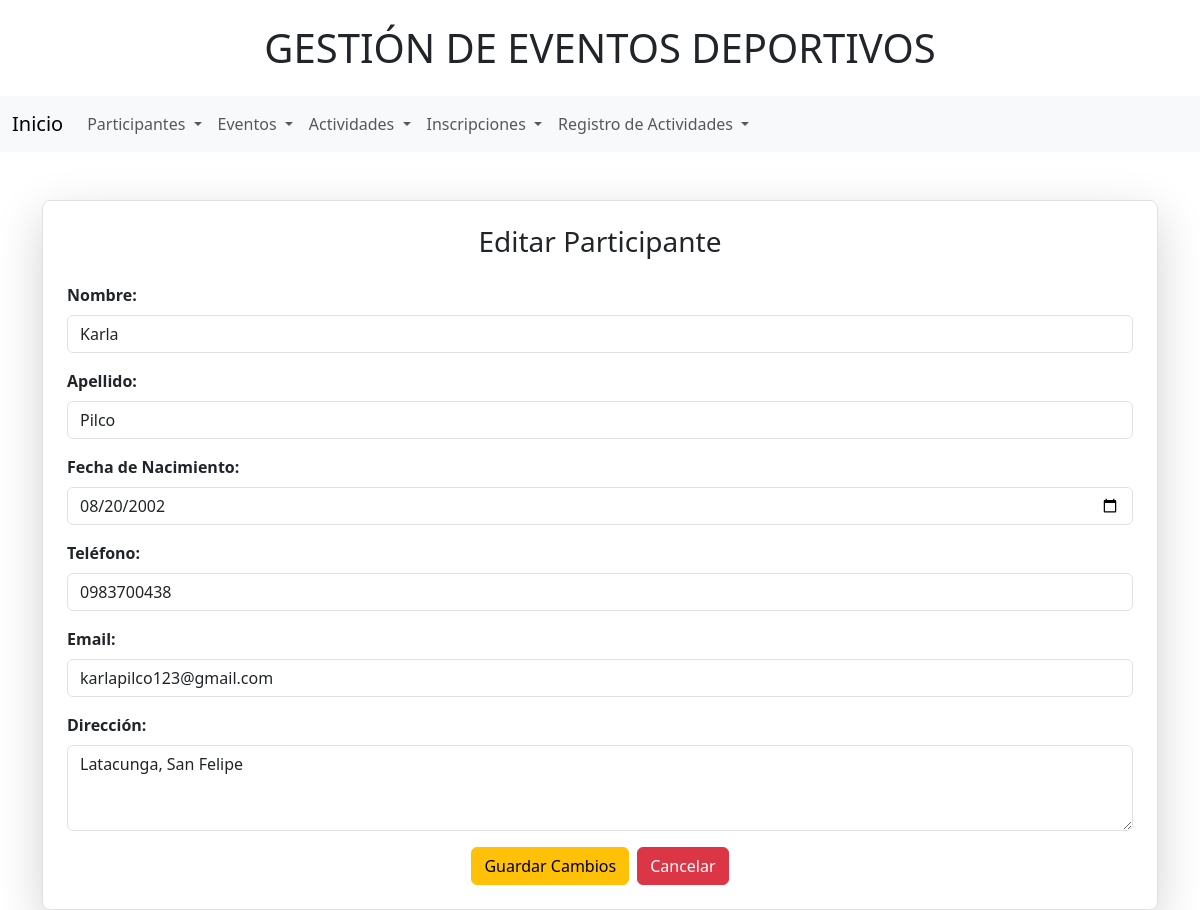
The page /editarParticipante/1 on the database its author committed.
### Aplicaciones/Gestiones/models.py (models this page shows, shortened)
class Participante(models.Model):
    id = models.AutoField(primary_key=True)
    nombre = models.CharField(max_length=100)
    apellido = models.CharField(max_length=100)
    email = models.EmailField(unique=True)
    telefono = models.CharField(max_length=15, blank=True, null=True)
    fecha_nacimiento = models.DateField(blank=True, null=True)
    direccion = models.TextField(blank=True, null=True)

### Aplicaciones/Gestiones/views.py (the view)
# urls.py: path('editarParticipante/<int:participante_id>', views.editarParticipante),  # Editar participante
def editarParticipante(request, participante_id):
    participante = get_object_or_404(Participante, id=participante_id)
    return render(request, 'editarParticipantes.html', {'participante': participante})

### Aplicaciones/Gestiones/templates/editarParticipantes.html (shortened to what this page needs)
{% extends "./plantilla.html" %}
{% block contenido %}
<div class="container mt-5">
    <div class="border p-4 rounded-3 shadow-lg">
        <h3 class="mb-4 text-center">Editar Participante</h3>
        <form action="/procesarEdicionParticipantes/" id="frm_editar_participante" method="post">
            <div class="mb-3">
                <label for="txt_nombre" class="form-label"><b>Nombre:</b></label>
                <input type="text" name="txt_nombre" id="txt_nombre" class="form-control" value="{{ participante.nombre }}" required>
            </div>
            <div class="mb-3">
                <label for="txt_apellido" class="form-label"><b>Apellido:</b></label>
                <input type="text" name="txt_apellido" id="txt_apellido" class="form-control" value="{{ participante.apellido }}" required>
            </div>
            <div class="mb-3">
                <label for="txt_fecha_nacimiento" class="form-label"><b>Fecha de Nacimiento:</b></label>
                <input type="date" name="txt_fecha_nacimiento" id="txt_fecha_nacimiento" class="form-control" value="{{ participante.fecha_nacimiento | date:'Y-m-d' }}">
            </div>
            <div class="mb-3">
                <label for="txt_telefono" class="form-label"><b>Teléfono:</b></label>
                <input type="text" name="txt_telefono" id="txt_telefono" class="form-control" value="{{ participante.telefono }}">
            </div>
            <div class="mb-3">
                <label for="txt_email" class="form-label"><b>Email:</b></label>
                <input type="email" name="txt_email" id="txt_email" class="form-control" value="{{ participante.email }}" required>
            </div>
            <div class="mb-3">
                <label for="txt_direccion" class="form-label"><b>Dirección:</b></label>
                <textarea name="txt_direccion" id="txt_direccion" class="form-control" rows="3">{{ participante.direccion }}</textarea>
            </div>
            <div class="d-flex justify-content-center">
                <button type="submit" class="btn btn-warning me-2">Guardar Cambios</button>
                <a href="/listadoParticipantes/" class="btn btn-danger">Cancelar</a>
            </div>
        </form>
    </div>
</div>
{% endblock %}

### rows shown on the page
Participante: txt_nombre "Karla", txt_apellido "Pilco", txt_fecha_nacimiento "08/20/2002", txt_telefono "0983700438", txt_email "karlapilco123@gmail.com", txt_direccion "Latacunga, San Felipe"
